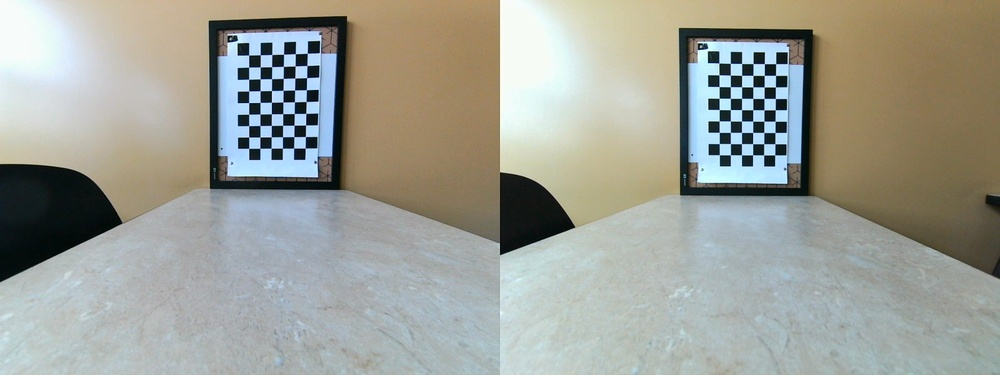
#> input picture Devoir2/experimentation_damier_udes/WIN_20260723_15_34_40_Pro.jpg, 1000 x 375 px, shrunk from 1600 x 600 before the run; its folder holds only this picture in this run
$ python separer_photo.py
#> lines starting #> are read from the running program, lines starting #| are printed output that depends on the picture
import glob
import os
import cv2

def separer_images(dossier_entree, dossier_sortie):
#> called with dossier_sortie = 'calib_images/calib_images_udes'
    os.makedirs(dossier_sortie, exist_ok=True)

    fichiers = sorted(glob.glob(os.path.join(dossier_entree, "*.jpg")))

    for i, fpath in enumerate(fichiers, start=1):
        img = cv2.imread(fpath)
#> img is the input picture: shape (375, 1000, 3); mean B, G, R 150.9, 159.6, 157.7

        h, w = img.shape[:2]
#> h = 375; w = 1000
        milieu = w // 2
#> milieu = 500

        img_gauche = img[:, :milieu]
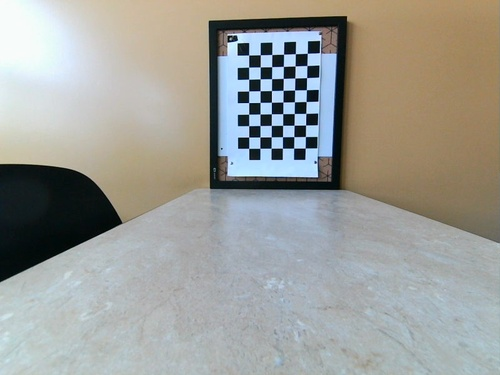
#> img_gauche: shape (375, 500, 3); mean B, G, R 152.4, 157.6, 156.7
        img_droite = img[:, milieu:]
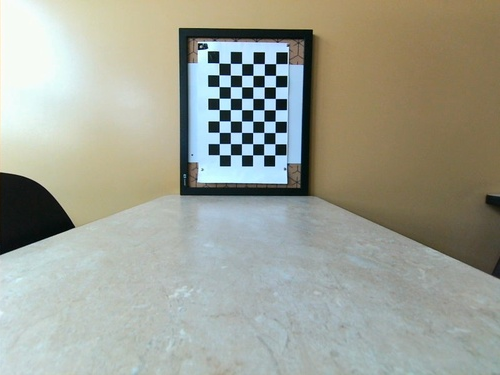
#> img_droite: shape (375, 500, 3); mean B, G, R 149.3, 161.6, 158.7

        nom_gauche = os.path.join(dossier_sortie, f"left_{i:02d}.jpg")
        nom_droite = os.path.join(dossier_sortie, f"right_{i:02d}.jpg")

        cv2.imwrite(nom_gauche, img_gauche)
        cv2.imwrite(nom_droite, img_droite)


if __name__ == "__main__":
    dossier_entree = "photos_damier/experimentation_damier_udes"
    dossier_sortie = "calib_images/calib_images_udes"
    separer_images(dossier_entree, dossier_sortie)

$ run again, on Devoir2/experimentation_damier_udes/WIN_20260723_15_35_28_Pro.jpg
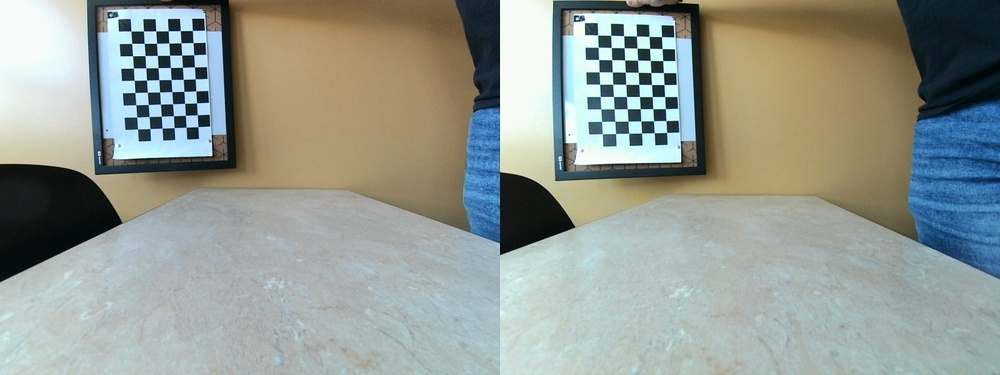
#> input picture Devoir2/experimentation_damier_udes/WIN_20260723_15_35_28_Pro.jpg, 1000 x 375 px, shrunk from 1600 x 600 before the run
#> in separer_images, img is the input picture: shape (375, 1000, 3); mean B, G, R 147.1, 154.1, 147.1
#> in separer_images, `img_gauche = img[:, :milieu]`:
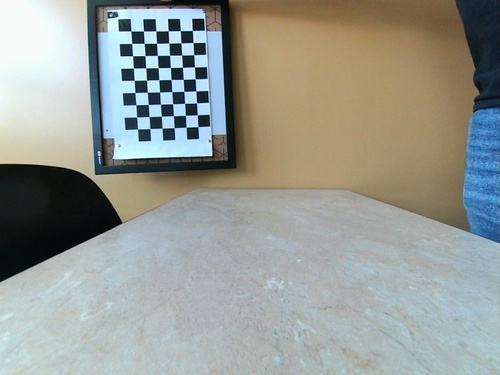
#> img_gauche: shape (375, 500, 3); mean B, G, R 148.1, 154.5, 150.5
#> in separer_images, `img_droite = img[:, milieu:]`:
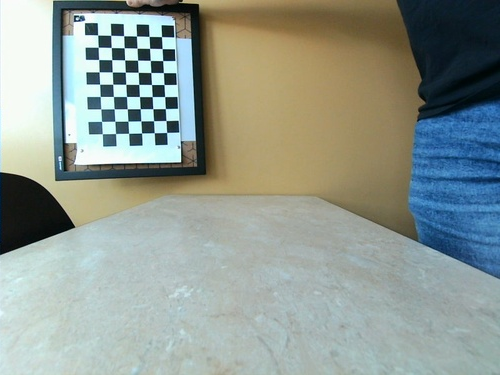
#> img_droite: shape (375, 500, 3); mean B, G, R 146, 153.7, 143.7

$ run again, on Devoir2/experimentation_damier_udes/WIN_20260723_15_36_27_Pro.jpg
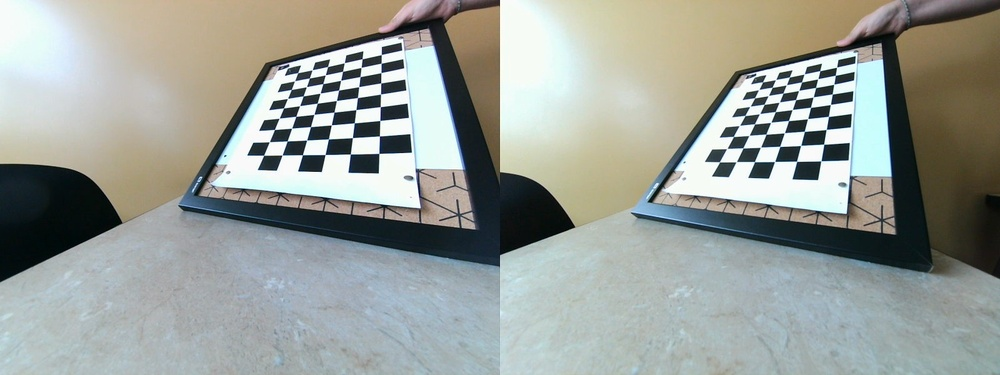
#> input picture Devoir2/experimentation_damier_udes/WIN_20260723_15_36_27_Pro.jpg, 1000 x 375 px, shrunk from 1600 x 600 before the run
#> in separer_images, img is the input picture: shape (375, 1000, 3); mean B, G, R 152.1, 158.1, 153.1
#> in separer_images, `img_gauche = img[:, :milieu]`:
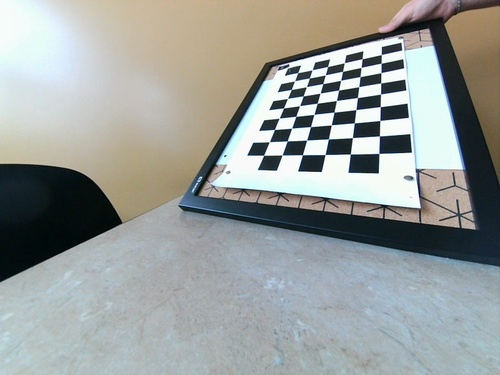
#> img_gauche: shape (375, 500, 3); mean B, G, R 155.1, 157.8, 153.6
#> in separer_images, `img_droite = img[:, milieu:]`:
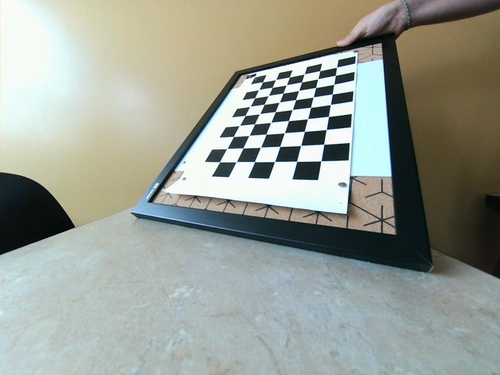
#> img_droite: shape (375, 500, 3); mean B, G, R 149.1, 158.3, 152.6
